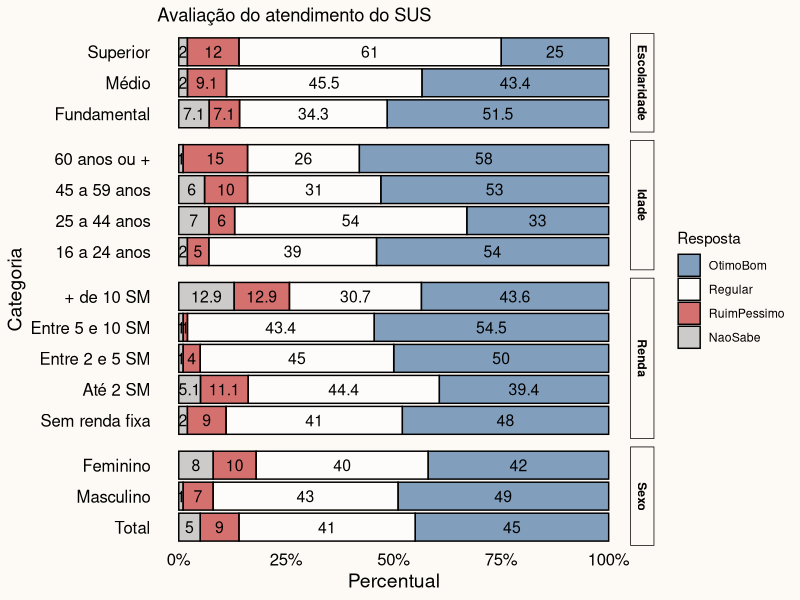
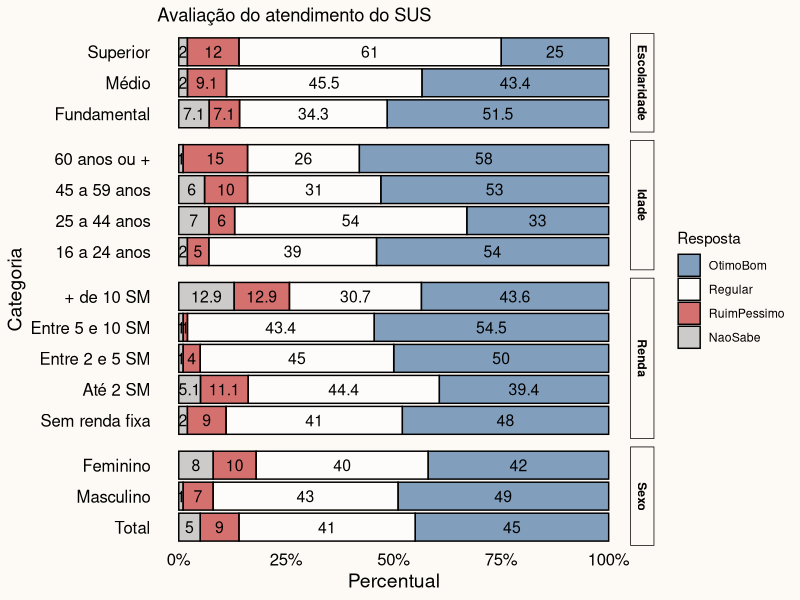

These figures' R source, in order:
# Script para visualização de dados - 30 dias e 30 gráficos
# Prof. Giuseppe Leite
# email: ggfleite@gmail.com

# Carregar pacotes necessários
library(tidyverse)

# Dados por sexo, idade, escolaridade e renda
dados_outros <- data.frame(
  Categoria = c("Total", "Masculino", "Feminino", "16 a 24 anos", "25 a 44 anos", "45 a 59 anos", "60 anos ou +",
                "Fundamental", "Médio", "Superior", "Sem renda fixa", "Até 2 SM", "Entre 2 e 5 SM", "Entre 5 e 10 SM", "+ de 10 SM"),
  OtimoBom = c(45, 49, 42, 54, 33, 53, 58, 51, 43, 25, 48, 39, 50, 54, 44),
  Regular = c(41, 43, 40, 39, 54, 31, 26, 34, 45, 61, 41, 44, 45, 43, 31),
  RuimPessimo = c(9, 7, 10, 5, 6, 10, 15, 7, 9, 12, 9, 11, 4, 1, 13),
  NaoSabe = c(5, 1, 8, 2, 7, 6, 1, 7, 2, 2, 2, 5, 1, 1, 13)
)

# Verificar a soma dos percentuais e ajustar se necessário
dados_outros <- dados_outros %>%
  mutate(Total = OtimoBom + Regular + RuimPessimo + NaoSabe) %>%
  mutate(
    OtimoBom = OtimoBom / Total * 100,
    Regular = Regular / Total * 100,
    RuimPessimo = RuimPessimo / Total * 100,
    NaoSabe = NaoSabe / Total * 100
  ) %>%
  select(-Total)

# Transformar dados para formato longo
dados_outros_long <- dados_outros %>%
  pivot_longer(cols = -Categoria, names_to = "Resposta", values_to = "Percentual")

# Ajustar a ordem dos níveis do fator Resposta
dados_outros_long$Resposta <- factor(dados_outros_long$Resposta, levels = c("OtimoBom", "Regular", "RuimPessimo", "NaoSabe"))

# Adicionar grupos de categorias
dados_outros_long <- dados_outros_long %>%
  mutate(Grupo = case_when(
    Categoria %in% c("Total", "Masculino", "Feminino") ~ "Sexo",
    Categoria %in% c("16 a 24 anos", "25 a 44 anos", "45 a 59 anos", "60 anos ou +") ~ "Idade",
    Categoria %in% c("Fundamental", "Médio", "Superior") ~ "Escolaridade",
    Categoria %in% c("Sem renda fixa", "Até 2 SM", "Entre 2 e 5 SM", "Entre 5 e 10 SM", "+ de 10 SM") ~ "Renda",
    TRUE ~ "Outros"
  ))

# Ordenar as categorias conforme a imagem
ordem_categorias <- c("Total", "Masculino", "Feminino", "16 a 24 anos", "25 a 44 anos", "45 a 59 anos", "60 anos ou +",
                      "Fundamental", "Médio", "Superior", "Sem renda fixa", "Até 2 SM", "Entre 2 e 5 SM", "Entre 5 e 10 SM", "+ de 10 SM")

dados_outros_long$Categoria <- factor(dados_outros_long$Categoria, levels = ordem_categorias)

# Gráfico de barras empilhadas por sexo, idade, escolaridade e renda com layout ajustado
grafico_outros_empilhado <- ggplot(dados_outros_long, aes(y = Categoria, x = Percentual, fill = Resposta, label = round(Percentual, 1))) +
  geom_bar(stat = "identity", color = "black", alpha = 0.55) +
  geom_text(position = position_stack(vjust = 0.5), size = 4) +
  facet_grid(Grupo ~ ., scales = "free", space = "free") +
  scale_fill_manual(values = c("OtimoBom" = "#1d578f", "Regular" = "white", "RuimPessimo" = "#b20000", "NaoSabe" = "#a6a6a6")) +
  labs(title = "Avaliação do atendimento do SUS", x = "Percentual", y = "Categoria", fill = "Resposta") +
  scale_x_continuous(labels = scales::percent_format(scale = 1), limits = c(0, 100)) +
  theme_minimal() +
  theme(
    axis.text.x = element_text(color = "black", size = 12),
    axis.text.y = element_text(color = "black", size = 12),
    axis.title.x = element_text(color = "black", size = 14),
    axis.title.y = element_text(color = "black", size = 14),
    strip.background = element_rect(fill = "#fdf9f5"),
    strip.text = element_text(color = "black", face = "bold"),
    panel.grid = element_blank(),
    panel.background = element_rect(fill = "#fdf9f5", color = NA),
    plot.background = element_rect(fill = "#fdf9f5", color = NA)
  )

# Exibir gráfico de barras empilhadas
print(grafico_outros_empilhado)

# Salvar o gráfico em PDF
ggsave("grafico_combined.pdf", plot = grafico_outros_empilhado, width = 10, height = 6)
